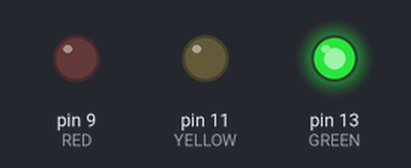
Bench run of a sketch on a simulated Arduino Uno, built with avr-gcc and run on an emulated ATmega328P. On the bench: output pins drawn as LEDs (lit = HIGH).

Above: at 0.5 s.
At 1.5 s:
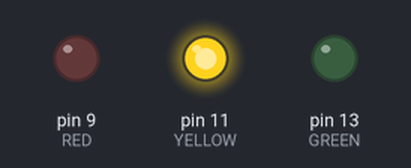
At 5.5 s:
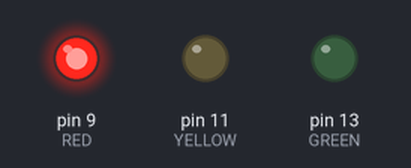
Timing chart, 0 to 6.9 s (numbered marks = the images above):
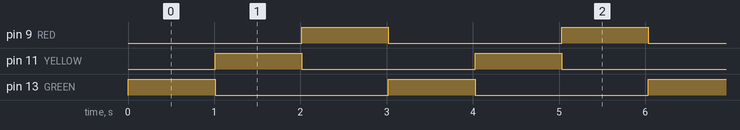

The sketch:

task4_4.ino
```cpp
int count = 0;
void setup() {
  pinMode(9, OUTPUT);//RED
  pinMode(11, OUTPUT);//YELLOW
  pinMode(13, OUTPUT);//GREEN
}

void loop() {
  if (count < 101) {
    digitalWrite(9, LOW);
    digitalWrite(11, LOW);
    digitalWrite(13, HIGH);
    delay(10);
  } else if (count < 201) {
    digitalWrite(9, LOW);
    digitalWrite(11, HIGH);
    digitalWrite(13, LOW);
    delay(10);
  } else if (count < 301) {
    digitalWrite(9, HIGH);
    digitalWrite(11, LOW);
    digitalWrite(13, LOW);
    delay(10);
  } else {
    count = -1;
  }
  count++;
}
```

Measured:
- by itself, pin 9 (RED), pin 11 (YELLOW), pin 13 (GREEN): alternates HIGH for 1.0 s and LOW for 2.0 s
- by itself, everything shown: repeats every 3.0 s, in 3 steps
